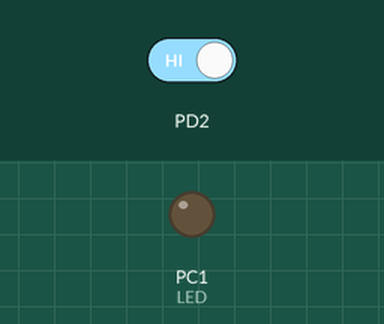
Simulated run of this program. Board: ATmega328P, built with avr-gcc and emulated at 16 MHz (the files do not name the chip). On the bench: output pins drawn as LEDs (lit = HIGH). Inputs (shaded band) come from the test bench; at power-on: PD2 HIGH.

Above: at 1.2 s.
1.3 s: PD2 driven LOW
At 2.2 s:
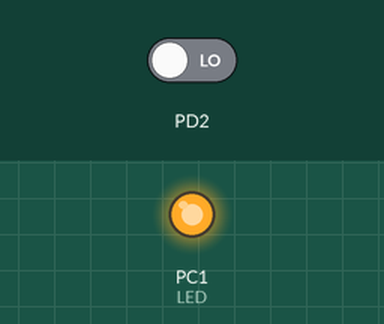
2.8 s: PD2 driven HIGH
At 3.3 s:
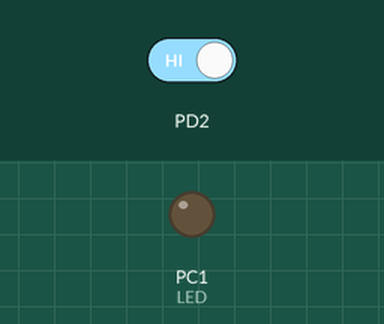
Timing chart, 0 to 5.8 s (numbered marks = the images above; inputs shaded):
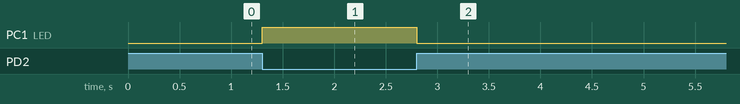

Measured:
- after the input at 1.3 s, PC1 (LED): LOW → HIGH at once
- after the input at 2.8 s, PC1 (LED): HIGH → LOW at once

The program:

main.c
```c
/*
 * main.c
 *
 *  Created on: Sep 3, 2022
 *      Author: Zyad Hassan
 *      	Example_1
 *      ( LED is ON while the push Button )
 */

#include<avr/io.h>
#include<util/delay.h>
#define F_CPU 16000000UL

void main(void){
	// Intilaize
	DDRD&=~(1<<2);
	DDRC|=(1<<1);

	PORTC&=~(1<<1);//LED is OFF

	// Super Loop
	while(1){
		if(!(PIND&(1<<2))){
			PORTC|=(1<<1);
		}
		else{
			PORTC&=~(1<<1);
		}
	}


	return;
}
```
